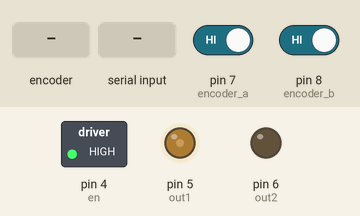
Bench run of a sketch on a simulated Arduino Uno, built with avr-gcc and run on an emulated ATmega328P. Shown: switched loads named in the sketch (green lamp = pin HIGH), output pins drawn as LEDs (lit = HIGH). The inputs (shaded band) are chosen by the test bench; at power-on: pin 7 (encoder_a) HIGH, pin 8 (encoder_b) HIGH. What the sketch prints to the serial monitor is not drawn.

Above: at 1.2 s.
1.3 s: rotary encoder on pin 7 (encoder_a) / pin 8 (encoder_b) turned 3 steps (first pin leading)
At 2.8 s:
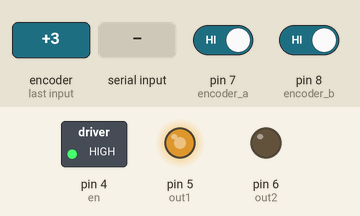
4.9 s: "1" received over Serial
7.9 s: byte 43 (43) received over Serial
10.9 s: "3" received over Serial
13.9 s: byte 45 (45) received over Serial
Timing chart, 0 to 20.9 s (numbered marks = the images above; inputs shaded):
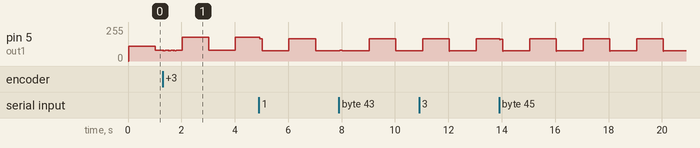

The sketch:

Motor_speed_PWM_controller_with_encoder_Pulses_per_10ms.ino
```cpp
// I2Cdev and MPU6050 must be installed as libraries, or else the .cpp/.h files
// for both classes must be in the include path of your project
#include "I2Cdev.h"
#include <PWMFreak.h>
#include "PinChangeInterrupt.h"
//#include "MPU6050.h" // not necessary if using MotionApps include file

#if I2CDEV_IMPLEMENTATION == I2CDEV_ARDUINO_WIRE
    #include "Wire.h"
#endif

// Pin declarations

int en = 4;
int out1 = 5;
int out2 = 6;
int encoder_a = 7; // Pin 3
int encoder_b = 8; // Pin 5

// https://nerdytechy.com/how-to-change-the-pwm-frequency-of-arduino/
// https://www.etechnophiles.com/change-frequency-pwm-pins-arduino-uno/
int pins_9_10 = 9;  // timer 1
int timer1_div = 1;

// PID elements
int speed_sp = 500;
int previous_speed_sp = 0;
int ref_speed_sp = 0;
// float Kp_speed = 0.24;
float Kp_speed = 0.10;
float Ki_speed = 0.47;
// float Ki_speed = 0;
// float Kp_speed = 0.109;
// float Ki_speed = 0.015;
float Kd_speed = 0.0; // 0.07
int I_err_speed = 0;
int prev_err_speed = 0;
int max_pwm = 255;
int oscil_min = 200;
int oscil_max = 1200;


unsigned long dt_theory_us = 20000; // 10000us = 10ms
unsigned long dt_theory_ms = dt_theory_us/1000;
unsigned long dt_actual_us = 20000;
unsigned long dt_actual_ms = dt_actual_us/1000;
int counter = 0;
int n_loops = 50;
unsigned long time_speed_change = 1000; // 1 second
long encoder_pulse_counter = 0;
long direction = 1;

// int pulses_arr[5] = {0,0,0,0,0};
// int pulses_arr[3] = {0,0,0};
int pulses_arr[1] = {0};
float average_scope = 1;

unsigned long t_start_actual = micros();
unsigned long t_start_loop = micros();
unsigned long t_oscillation_timer = millis();  // milliseconds


void encoderPinChangeA()
{
    encoder_pulse_counter += 1;
    direction = digitalRead(encoder_a) == digitalRead(encoder_b) ? -1 : 1;
}
void encoderPinChangeB()
{
    encoder_pulse_counter += 1;
    direction = digitalRead(encoder_a) != digitalRead(encoder_b) ? -1 : 1;
}

void setup() {
    Serial.begin(115200);

    pinMode(out1, OUTPUT);
    pinMode(out2, OUTPUT);
    pinMode(en, OUTPUT);

    analogWrite(out1, 0);
    analogWrite(out2, 0);
    digitalWrite(en, 1);

    setPwmFrequency(pins_9_10, timer1_div); // timer 1

    pinMode(encoder_a, INPUT_PULLUP);
    pinMode(encoder_b, INPUT_PULLUP);
    attachPCINT(digitalPinToPCINT(encoder_a), encoderPinChangeA, CHANGE);
    attachPCINT(digitalPinToPCINT(encoder_b), encoderPinChangeB, CHANGE);
}


void loop()
{
  int pwm = 0;
  if( ((micros() - t_start_loop) >= dt_theory_us) )
  {
    t_start_loop = micros();
    int encoder_pulse_counter_sum = 0;
    unsigned long rpm = 0;
    unsigned long rpm_avg = 0;
    int rpm_error = 0;
    int speed_error = 0;
    double speed_avg = 0;
    int pwm_direction = 0;

    for(int i=average_scope-1;i>0;i--) // add values to rolling pulses-moving-average
    {
      pulses_arr[i] = pulses_arr[i-1];
      encoder_pulse_counter_sum += pulses_arr[i-1];
    }
    pulses_arr[0] = encoder_pulse_counter;
    encoder_pulse_counter_sum += encoder_pulse_counter;

    // RPM_AVG  vs  SPEED_AVG
    //    2     :     40/3 = 13.33
    //    1     :     20/3 = 6.6667

    rpm_avg = 2*encoder_pulse_counter_sum;  // <-- rpm_avg = 60000/3*encoder_pulse_counter_sum/(dt_actual_us);

    double time_factor = 400000.0/dt_actual_us;  // equal to 40 if dt_actual=10000.  equal to 20 if dt_actual=20000. equal to 13 if dt_actual=30000
    speed_avg = direction * encoder_pulse_counter_sum * 1.0 * time_factor / average_scope;

    //////// speed_avg = rpm_avg * 6.6667 ////////


    // Serial.print("\nRPM 2*PLS: ");
    // Serial.print(rpm_avg);
    // Serial.print("\nspeed_avg: ");
    // Serial.print(speed_avg);
    // Serial.print("\nRPM * 6.6667: ");

    // Serial.println(rpm_avg*6.6667);

    encoder_pulse_counter = 0;

    if(true)
    {

      speed_error = speed_sp - speed_avg;
      I_err_speed += (speed_error * dt_actual_ms/5);
      // Serial.println("---------------------------");
      // Serial.println(rpm_error);
      // Serial.println(dt_actual_ms/2);
      // Serial.println(I_err_rpm);
      // Clamp I error, clamping at max_pwm/2 for now.
      if(I_err_speed > max_pwm/2)
      {
        I_err_speed = max_pwm/2;
        // Serial.print("HIGH: ");
        // Serial.println(I_err_rpm);
      }
      else if(I_err_speed < -(max_pwm/2))
      {
        I_err_speed = -max_pwm/2;
        // Serial.print("LOW: ");
        // Serial.println(I_err_rpm);
      }

      pwm = speed_error*Kp_speed + I_err_speed*Ki_speed + (speed_error - prev_err_speed)/dt_actual_us*Kd_speed;


      if(previous_speed_sp != speed_sp)
      {
        ref_speed_sp = previous_speed_sp;
      }
      previous_speed_sp = speed_sp;

      // Need a clause -- IF    current_speed_setpoint < previous_speed_setpoint AND they have the same sign
      //                  THEN  pwm direction must not change, pwm remain the same sign (but can go to zero..)
      if((speed_sp > 0) && (ref_speed_sp > 0))
      {

        if(ref_speed_sp > speed_sp)
        {
          // Serial.println("\nHere111\n");
          if(pwm < 0)
          {
            pwm = 0;
            // Serial.println("\nHere222\n");
          }
        }
      }
      else if((speed_sp < 0) && (ref_speed_sp < 0))
      {
        if(ref_speed_sp < speed_sp)
        {
          if(pwm > 0)
          {
            pwm = 0;
          }
        }
      }


      int corrected_pwm = pwm;
      if (pwm > 0)
      {
        pwm_direction = 1;
        if(pwm >= max_pwm)
        {
          corrected_pwm = max_pwm;
        }
        digitalWrite(en, HIGH);
        analogWrite(out1, corrected_pwm);
        analogWrite(out2, 0);
      }
      else if(pwm < 0)
      {
        pwm_direction = -1;
        if(pwm <= -max_pwm)
        {
          corrected_pwm = max_pwm;
        }
        else
        {
          corrected_pwm = -1*pwm;
        }
        // Serial.println("\n--------------------------------------\n--------------------------------------\ or below!\n--------------------------------------\n--------------------------------------");
        // Serial.print("\nReverse direction: ");
        // Serial.print(pwm);
        digitalWrite(en, HIGH);
        analogWrite(out1, 0);
        analogWrite(out2, corrected_pwm);
        // analogWrite(out2, pwm);
        // Serial.println(pwm);
        // Serial.println(corrected_pwm);
      }
      else
      {
        digitalWrite(en, LOW);
        analogWrite(out1, 0);
        analogWrite(out2, 0);
      }
      counter++;
    }
    else
    {
      digitalWrite(en, LOW);
      analogWrite(out1, 0);
      analogWrite(out2, 0);
    }

///////////////////////////////////////////////////
//      Serial plotter
///////////////////////////////////////////////////
    // Serial.print("RPM:");
    // Serial.print(rpm_avg);
    Serial.print(",Speed:");
    Serial.print(speed_avg);
    Serial.print(",PWM:");
    Serial.print(pwm);
    Serial.print(",Setpoint:");
    Serial.print(speed_sp);
    Serial.print(",Ki_speed_dt:");
    Serial.print(I_err_speed);
    Serial.print(",speed_error:");
    Serial.print(speed_error);
    Serial.print(",ref_speed_sp:");
    Serial.print(ref_speed_sp);
    // Serial.print(",Loop_speed:");
    // Serial.print(dt_actual_ms);
    // Serial.print(",PWM_DIRECTION:");
    // Serial.print(pwm_direction*100);
    Serial.print(",Kp_speed:");
    Serial.print(Kp_speed,2);
    Serial.print(",Ki_speed:");
    Serial.print(Ki_speed,3);
    Serial.print(",Kd_speed:");
    Serial.println(Kd_speed,5);
///////////////////////////////////////////////////

    // Time keeping
    if(counter == n_loops)
    {
      // float t_t = micros() - t_s;
      // float freq = n_loops / t_t;
      dt_actual_us = (micros() - t_start_actual) / n_loops;
      dt_actual_ms = dt_actual_us/1000;
      // Serial.print("Time to complete 1000 cycles: ");
      // Serial.print(t_t);
      // Serial.print(" ms\n");
      // Serial.print("\nFrequency: ");
      // Serial.print(freq);
      // Serial.print(" Hz\n\n");
      // Serial.print("Time to complete 1 cycle: ");
      // Serial.println(dt_actual_us);
      // Serial.println(" ms");
      // Serial.println(rpm_error);
      // Serial.println(angle);
      // Serial.println(accum);
      // Serial.println();
      // Serial.println(encoder_pulse_counter);
      // Serial.print("RPM:");
      // Serial.print(rpm_avg);
      // Serial.print(",Setpoint:");
      // Serial.print(rpm_sp);
      // Serial.print(",PWM:");
      // Serial.print(pwm);
      // Serial.println();
      counter = 0;
      t_start_actual = micros();
    }

    /// Keyboard inputs
    if(Serial.available() > 0)
    {
      int s_input = Serial.read();
      // Serial.println(s_input);
      switch(s_input)
      {
        case 49: // 1
          Kp_speed -= .01;
          Serial.print("Kp: ");
          Serial.println(Kp_speed);
          break;
        case 52: // 4
          Kp_speed += .01;
          Serial.print("Kp: ");
          Serial.println(Kp_speed);
          break;
        case 50: // 2
          Ki_speed -= 0.001;
          Serial.print("Ki: ");
          Serial.println(Ki_speed);
          break;
        case 53: // 5
          Ki_speed += 0.001;
          Serial.print("Ki: ");
          Serial.println(Ki_speed);
          break;
        case 51: // 3
          Kd_speed -= .00001;
          Serial.print("Kd: ");
          Serial.println(Kd_speed);
          break;
        case 54: // 6
          Kd_speed += .00001;
          Serial.print("Kd: ");
          Serial.println(Kd_speed);
          break;
        case 43: // "+"
          speed_sp += 50;
          Serial.print("Setpoint: ");
          Serial.println(speed_sp);
          break;
        case 45: // "-"
          speed_sp -= 50;
          Serial.print("Setpoint: ");
          Serial.println(speed_sp);
          break;
      }
    }


    // if((millis() - t_oscillation_timer) > time_speed_change)
    // {
    //   if(speed_sp > 500)
    //   {
    //     speed_sp = 500;
    //   }
    //   else
    //   {
    //     speed_sp = 1000;
    //   }
    //   t_oscillation_timer = millis();
    // }
    if((millis() - t_oscillation_timer) > time_speed_change)
    {
      if(speed_sp > oscil_min)
      {
        speed_sp = oscil_min;
      }
      else
      {
        speed_sp = oscil_max;
      }
      t_oscillation_timer = millis();
    }
    // if((millis() - t_oscillation_timer) > time_speed_change)
    // {
    //   if(speed_sp < -500)
    //   {
    //     speed_sp = -500;
    //   }
    //   else
    //   {
    //     speed_sp = -1000;
    //   }
    //   t_oscillation_timer = millis();
    // }

    // Serial.print("PWM: ");
    // Serial.println(pwm_int);

    // Serial.print("    Angle: ");
    // Serial.println(angle*100);
    // Serial.println(accum);

    prev_err_speed = speed_error;

  }

}
```
